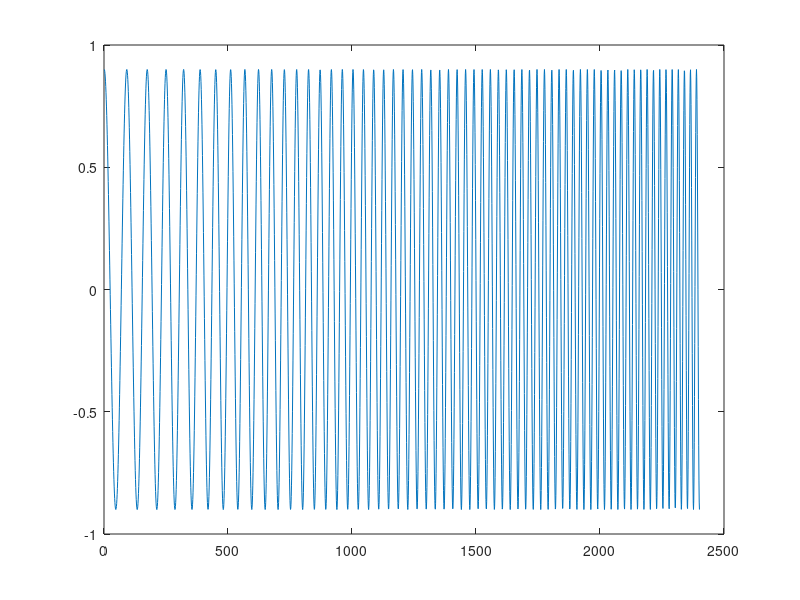

This figure's MATLAB source:
% Creates a sweep from 500Hz to 2000Hz in 50 ms 
fs = 48000; % Samplings frequency
time = 0.05; % Sec, equal to 2400 samples
t = 0:1/fs:time;
f1 = 500; % Hz
f2 = 2000; % Hz
y = chirp(t, f1, time, f2);
y = y.*0.9; % Gain 0.9
plot(y);

% gem i fil
y16 = y*2^15;
fid = fopen('x_signal.txt', 'w');
for i=1:length(y16)
    xtext = num2str(round(y16(i)));
    fprintf(fid, '%s,\r\n', xtext);
end
fclose(fid);
